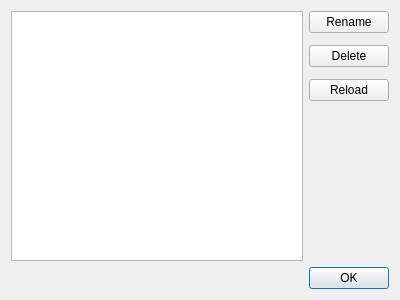
<?xml version="1.0" encoding="UTF-8"?>
<ui version="4.0">
 <class>DialogSettingsListConfigurator</class>
 <widget class="QDialog" name="DialogSettingsListConfigurator">
  <property name="geometry">
   <rect>
    <x>0</x>
    <y>0</y>
    <width>400</width>
    <height>300</height>
   </rect>
  </property>
  <property name="windowTitle">
   <string>Configure Rename Settings</string>
  </property>
  <layout class="QVBoxLayout" name="verticalLayout_2">
   <item>
    <layout class="QHBoxLayout" name="horizontalLayout">
     <item>
      <widget class="QTableView" name="tableView">
       <property name="editTriggers">
        <set>QAbstractItemView::DoubleClicked|QAbstractItemView::EditKeyPressed|QAbstractItemView::SelectedClicked</set>
       </property>
       <property name="selectionBehavior">
        <enum>QAbstractItemView::SelectRows</enum>
       </property>
       <attribute name="horizontalHeaderVisible">
        <bool>false</bool>
       </attribute>
       <attribute name="horizontalHeaderStretchLastSection">
        <bool>true</bool>
       </attribute>
       <attribute name="verticalHeaderVisible">
        <bool>false</bool>
       </attribute>
      </widget>
     </item>
     <item>
      <layout class="QVBoxLayout" name="verticalLayout">
       <property name="spacing">
        <number>12</number>
       </property>
       <item>
        <widget class="QPushButton" name="buttonRename">
         <property name="sizePolicy">
          <sizepolicy hsizetype="Preferred" vsizetype="Fixed">
           <horstretch>0</horstretch>
           <verstretch>0</verstretch>
          </sizepolicy>
         </property>
         <property name="text">
          <string>Rename</string>
         </property>
         <property name="icon">
          <iconset resource="../images.qrc">
           <normaloff>:/res/images/file.svg</normaloff>:/res/images/file.svg</iconset>
         </property>
        </widget>
       </item>
       <item>
        <widget class="QPushButton" name="buttonDelete">
         <property name="sizePolicy">
          <sizepolicy hsizetype="Preferred" vsizetype="Fixed">
           <horstretch>0</horstretch>
           <verstretch>0</verstretch>
          </sizepolicy>
         </property>
         <property name="text">
          <string>Delete</string>
         </property>
         <property name="icon">
          <iconset resource="../images.qrc">
           <normaloff>:/res/images/clear.svg</normaloff>:/res/images/clear.svg</iconset>
         </property>
        </widget>
       </item>
       <item>
        <widget class="QPushButton" name="buttonReload">
         <property name="sizePolicy">
          <sizepolicy hsizetype="Preferred" vsizetype="Fixed">
           <horstretch>0</horstretch>
           <verstretch>0</verstretch>
          </sizepolicy>
         </property>
         <property name="text">
          <string>Reload</string>
         </property>
         <property name="icon">
          <iconset resource="../images.qrc">
           <normaloff>:/res/images/reset.svg</normaloff>:/res/images/reset.svg</iconset>
         </property>
        </widget>
       </item>
       <item>
        <spacer name="verticalSpacer">
         <property name="orientation">
          <enum>Qt::Vertical</enum>
         </property>
         <property name="sizeHint" stdset="0">
          <size>
           <width>20</width>
           <height>40</height>
          </size>
         </property>
        </spacer>
       </item>
      </layout>
     </item>
    </layout>
   </item>
   <item>
    <widget class="QDialogButtonBox" name="buttonBox">
     <property name="orientation">
      <enum>Qt::Horizontal</enum>
     </property>
     <property name="standardButtons">
      <set>QDialogButtonBox::Ok</set>
     </property>
    </widget>
   </item>
  </layout>
  <action name="actionDelete">
   <property name="icon">
    <iconset resource="../images.qrc">
     <normaloff>:/res/images/clear.svg</normaloff>:/res/images/clear.svg</iconset>
   </property>
   <property name="text">
    <string>Delete</string>
   </property>
   <property name="toolTip">
    <string>Delete selected items</string>
   </property>
  </action>
  <action name="actionRename">
   <property name="icon">
    <iconset resource="../images.qrc">
     <normaloff>:/res/images/file.svg</normaloff>:/res/images/file.svg</iconset>
   </property>
   <property name="text">
    <string>Rename</string>
   </property>
   <property name="toolTip">
    <string>Rename current item</string>
   </property>
   <property name="shortcut">
    <string>F2</string>
   </property>
  </action>
  <action name="actionReload">
   <property name="icon">
    <iconset resource="../images.qrc">
     <normaloff>:/res/images/reset.svg</normaloff>:/res/images/reset.svg</iconset>
   </property>
   <property name="text">
    <string>Reload</string>
   </property>
   <property name="toolTip">
    <string>Reload settings</string>
   </property>
  </action>
 </widget>
 <resources>
  <include location="../images.qrc"/>
 </resources>
 <connections>
  <connection>
   <sender>buttonBox</sender>
   <signal>accepted()</signal>
   <receiver>DialogSettingsListConfigurator</receiver>
   <slot>accept()</slot>
   <hints>
    <hint type="sourcelabel">
     <x>248</x>
     <y>254</y>
    </hint>
    <hint type="destinationlabel">
     <x>157</x>
     <y>274</y>
    </hint>
   </hints>
  </connection>
  <connection>
   <sender>buttonBox</sender>
   <signal>rejected()</signal>
   <receiver>DialogSettingsListConfigurator</receiver>
   <slot>reject()</slot>
   <hints>
    <hint type="sourcelabel">
     <x>316</x>
     <y>260</y>
    </hint>
    <hint type="destinationlabel">
     <x>286</x>
     <y>274</y>
    </hint>
   </hints>
  </connection>
  <connection>
   <sender>buttonDelete</sender>
   <signal>clicked()</signal>
   <receiver>actionDelete</receiver>
   <slot>trigger()</slot>
   <hints>
    <hint type="sourcelabel">
     <x>343</x>
     <y>69</y>
    </hint>
    <hint type="destinationlabel">
     <x>-1</x>
     <y>-1</y>
    </hint>
   </hints>
  </connection>
  <connection>
   <sender>buttonReload</sender>
   <signal>clicked()</signal>
   <receiver>actionReload</receiver>
   <slot>trigger()</slot>
   <hints>
    <hint type="sourcelabel">
     <x>343</x>
     <y>112</y>
    </hint>
    <hint type="destinationlabel">
     <x>-1</x>
     <y>-1</y>
    </hint>
   </hints>
  </connection>
  <connection>
   <sender>buttonRename</sender>
   <signal>clicked()</signal>
   <receiver>actionRename</receiver>
   <slot>trigger()</slot>
   <hints>
    <hint type="sourcelabel">
     <x>343</x>
     <y>26</y>
    </hint>
    <hint type="destinationlabel">
     <x>-1</x>
     <y>-1</y>
    </hint>
   </hints>
  </connection>
 </connections>
</ui>
